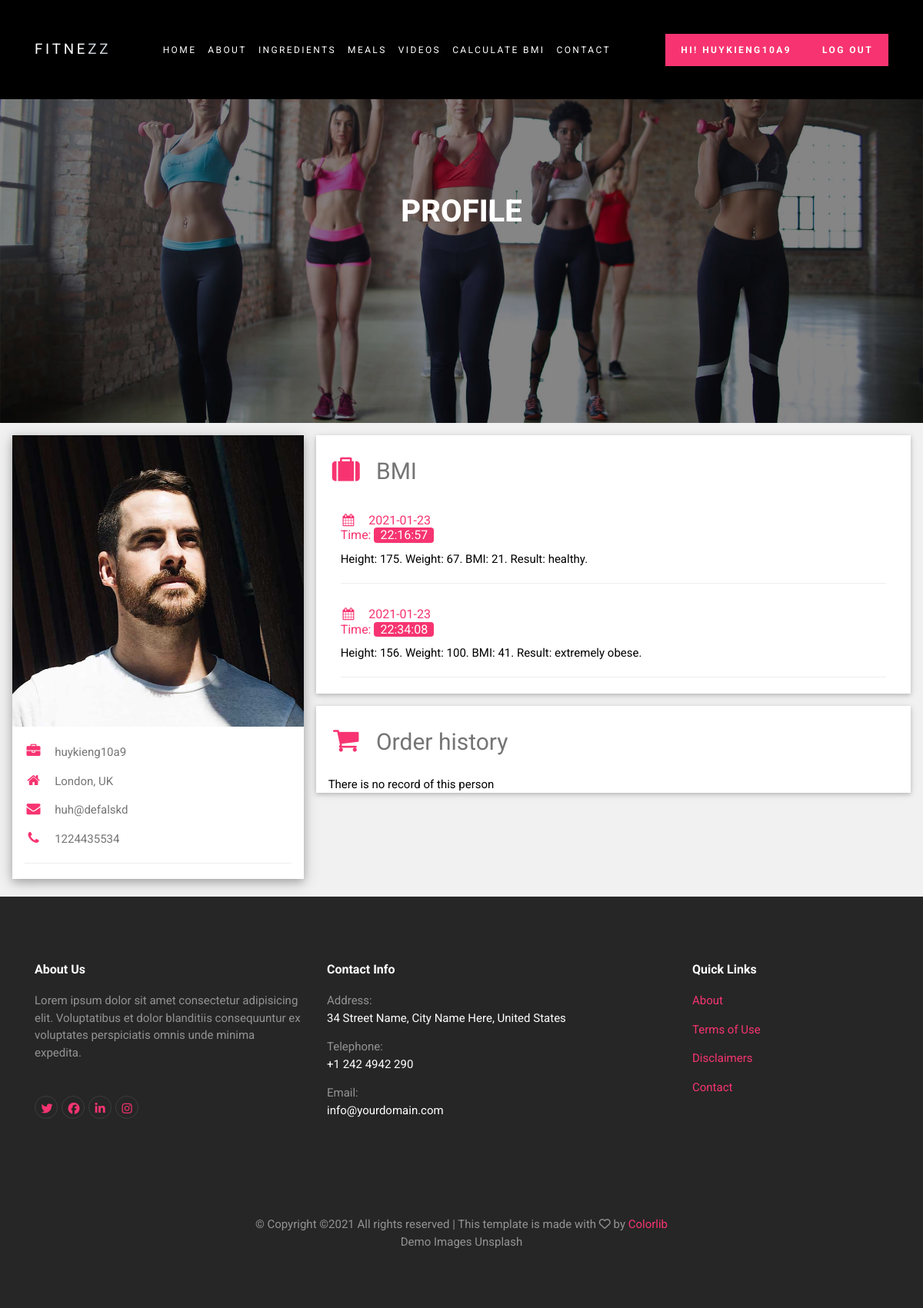
/profile.php (signed in), run on the app's committed database.
### tables this page shows
CREATE TABLE `ibm` (
  `idBMI` int(11) NOT NULL,
  `idUsers` int(11) DEFAULT NULL,
  `infoBMI` float DEFAULT NULL,
  `statusBMI` int(11) DEFAULT NULL,
  `dateBMI` date DEFAULT NULL,
  `timeBMI` time DEFAULT NULL,
  `height` int(11) DEFAULT NULL,
  `weight` int(11) DEFAULT NULL
);

### profile.php (the view, shortened to what this page needs)
<?php
require "header.php"
?>
    <section class="home-slider-loop-false  inner-page owl-carousel">
      <div class="slider-item" style="background-image: url('img/slider-1.jpg');">
        <div class="container">
          <div class="row slider-text align-items-center justify-content-center">
            <div class="col-md-8 text-center col-sm-12 element-animate">
              <h1>Profile</h1>
            </div>
          </div>
        </div>
      </div>
    </section>
    <link rel="stylesheet" href="css/w3.css">
<link rel="stylesheet" href="https://cdnjs.cloudflare.com/ajax/libs/font-awesome/4.7.0/css/font-awesome.min.css">
<body class="w3-light-grey">
<div class="w3-content w3-margin-top" style="max-width:1400px;">
  <div class="w3-row-padding">
    <div class="w3-third">
      <div class="w3-white w3-text-grey w3-card-4">
        <div class="w3-display-container">
          <img source="img/person_2.jpg"
          <?php if (isset($_SESSION['gender'])) {
                if ($_SESSION['gender']=='male') {
             echo 'src="img/person_2.jpg"';
          } else {
            echo 'src="img/person_1.jpg"';
          }
          }
          ?> style="width:100%" alt="Avatar">
        </div>
        <div class="w3-container">
          <br>
          <p><i class="fa fa-briefcase fa-fw w3-margin-right w3-large " style='color: #f73471'></i><?php if (isset($_SESSION['userUid'])) echo $_SESSION['userUid'];?></p>
          <p><i class="fa fa-home fa-fw w3-margin-right w3-large " style='color: #f73471'></i>London, UK</p>
          <p><i class="fa fa-envelope fa-fw w3-margin-right w3-large " style='color: #f73471'></i><?php if (isset($_SESSION['emailUsers'])) echo $_SESSION['emailUsers'];?></p>
          <p><i class="fa fa-phone fa-fw w3-margin-right w3-large " style='color: #f73471'></i>1224435534</p>
          <hr>
        </div>
      </div><br>
    </div>
    <div class="w3-twothird">
      <div class="w3-container w3-card w3-white w3-margin-bottom">
        <h2 class="w3-text-grey w3-padding-16"><i class="fa fa-suitcase fa-fw w3-margin-right w3-xxlarge w3-text-teal"></i><a href="BMI.php">BMI</a></h2>
        <?php
          require 'includes/db.inc.php';
          $sql = "SELECT * FROM ibm WHERE idUsers=".$_SESSION['userId'];
          $result = mysqli_query($conn, $sql);
          if (mysqli_num_rows($result) > 0) {
             while($row = mysqli_fetch_assoc($result)) {
              if ($row['infoBMI']<19) {
                $status='underweight';
                $r =1;
              }
              elseif ($row['infoBMI']<25) {
                $status='healthy';
              }
              elseif ($row['infoBMI']<30) {
                $status='overweight';
                $r =3;
              }
              elseif ($row['infoBMI']<40) {
                $status='obese';
                $r =4;
              }
              else {
                $status=' extremely obese';
              }
               echo '
                <div class="w3-container">
              <h5 class="w3-opacity"><b></b></h5>
              <h6 class="w3-text-teal"><i class="fa fa-calendar fa-fw w3-margin-right"></i>'.$row['dateBMI'].'<br>  Time: <span class="w3-tag w3-teal w3-round">'.$row['timeBMI'].'</span></h6>
              <p> Height: '.$row['height'].'. Weight: '.$row['weight'].'. BMI: '.$row['infoBMI'].'. Result: '.$status.'.</p>
              <hr>
            </div>
                ';
           }
          }else {
            echo 'There is no record of this person';
          }
         ?>
      </div>
    <div class="w3-container w3-card w3-white w3-margin-bottom">
      <h2 class="w3-text-grey w3-padding-16"><i class="fa fa-shopping-cart fa-fw w3-margin-right w3-xxlarge w3-text-teal"></i><a>Order history</a></h2>
      <?php
        require 'includes/db.inc.php';
        $sql = "SELECT * FROM orders WHERE user_id=".$_SESSION['userId'];
        $result = mysqli_query($conn, $sql);
        if (mysqli_num_rows($result) > 0) {
           while($row = mysqli_fetch_assoc($result)) {
            if ($row['status'] == 0) {
              $status='pending';
            }
            elseif ($row['status'] == 1) {
              $status='shipping';
            }
            elseif ($row['status'] == 2) {
              $status='finished';
            }
             echo '
            <div class="w3-container">
            <h5 class="w3-opacity"><b></b></h5>
            <h6 class="w3-text-teal"><i class="fa fa-calendar fa-fw w3-margin-right"></i>'.$row['date_order'].'<br>  Time: <span class="w3-tag w3-teal w3-round">'.$row['time_order'].'</span></h6>
            <p> Order ID: '.$row['order_id'].'. Address: '.$row['address'].'</p>
            <p> Phone: '.$row['phone_number'].'. Status of order: '.$status.'.</p>
            <p class="w3-text-teal"> Total: '.$row['total'].' VND.</p>
            <hr>
            </div>
              ';
         }
        }else {
          echo 'There is no record of this person';
        }
       ?>
    </div>
  </div>
  </div>
  <?php
    require "footer.php"
    ?>

### header.php (shortened to what this page needs)
<!doctype html>
<html lang="en">
  <head>
    <link rel="stylesheet" href="css/bootstrap.css">
    <link rel="stylesheet" href="css/animate.css">
    <link rel="stylesheet" href="css/owl.carousel.min.css">
    <link rel="stylesheet" href="css/magnific-popup.css">
    <link rel="stylesheet" href="fonts/ionicons/css/ionicons.min.css">
    <link rel="stylesheet" href="fonts/fontawesome/css/font-awesome.min.css">
    <link rel="stylesheet" href="css/newstyle.css">
  </head>
  <body>
    <header role="banner" style="background-color: black; position: fixed;">
      <nav class="navbar navbar-expand-md navbar-dark bg-dark">
        <div class="container">
          <a class="navbar-brand" href="index.php">Fitne<span>zz</span></a>
          <div class="collapse navbar-collapse" id="navbarsExample05">
            <ul class="navbar-nav mr-auto pl-lg-5 pl-0">
              <li class="nav-item">
                <a class="nav-link active" href="index.php">Home</a>
              </li>
              <li class="nav-item">
                <a class="nav-link" href="about.php">About</a>
              </li>
              <?php if (isset($_SESSION['userUid']) == true) {
                  echo '<li class="nav-item">
                  <a class="nav-link" href="recipes.php">Ingredients</a>
                </li>
                <li class="nav-item">
                  <a class="nav-link" href="meals.php">Meals</a>
                </li>
                <li class="nav-item">
                  <a class="nav-link" href="video.php">Videos</a>
                </li>
                <li class="nav-item">
                  <a class="nav-link" href="BMI.php">Calculate BMI</a>
                </li>';
                } ?>
              <li class="nav-item">
                <a class="nav-link" href="contact.php">Contact</a>
              </li>
            </ul>
            <ul class="navbar-nav ml-auto">
              <?php
                if (isset($_SESSION['userUid']) == true) {
                  echo '<li class="nav-item cta-btn">
                          <a class="nav-link" href="profile.php">Hi! '.$_SESSION["userUid"].'</a>
                        </li>
                        <li class="nav-item cta-btn">
                          <a class="nav-link" href="includes/logout.inc.php">Log out</a>
                        </li>';
                }
               ?>
            </ul>
          </div>
        </div>
      </nav>
    </header>

### footer.php (shortened to what this page needs)
    <footer class="site-footer" role="contentinfo">
      <div class="container">
        <div class="row mb-5">
          <div class="col-md-4 mb-5">
            <h3>About Us</h3>
            <p class="mb-5">Lorem ipsum dolor sit amet consectetur adipisicing elit. Voluptatibus et dolor blanditiis consequuntur ex voluptates perspiciatis omnis unde minima expedita.</p>
            <ul class="list-unstyled footer-link d-flex footer-social">
              <li><a href="#" class="p-2"><span class="fa fa-twitter"></span></a></li>
              <li><a href="#" class="p-2"><span class="fa fa-facebook"></span></a></li>
              <li><a href="#" class="p-2"><span class="fa fa-linkedin"></span></a></li>
              <li><a href="#" class="p-2"><span class="fa fa-instagram"></span></a></li>
            </ul>
          </div>
          <div class="col-md-5 mb-5">
            <h3>Contact Info</h3>
            <ul class="list-unstyled footer-link">
              <li class="d-block">
                <span class="d-block">Address:</span>
                <span class="text-white">34 Street Name, City Name Here, United States</span></li>
              <li class="d-block"><span class="d-block">Telephone:</span><span class="text-white">+1 242 4942 290</span></li>
              <li class="d-block"><span class="d-block">Email:</span><span class="text-white">info@yourdomain.com</span></li>
            </ul>
          </div>
          <div class="col-md-3 mb-5">
            <h3>Quick Links</h3>
            <ul class="list-unstyled footer-link">
              <li><a href="#">About</a></li>
              <li><a href="#">Terms of Use</a></li>
              <li><a href="#">Disclaimers</a></li>
              <li><a href="#">Contact</a></li>
            </ul>
          </div>
          <div class="col-md-3">
          </div>
        </div>
        <div class="row">
          <div class="col-12 text-md-center text-left">
            <p>&copy;
Copyright &copy;<script>document.write(new Date().getFullYear());</script> All rights reserved | This template is made with <i class="fa fa-heart-o" aria-hidden="true"></i> by <a href="https://colorlib.com" target="_blank">Colorlib</a>
 <br> Demo Images Unsplash</p>
          </div>
        </div>
      </div>
    </footer>
  </body>
</html>

### css/newstyle.css (style rules this page uses)
html { overflow-x: hidden; }
body { background: #fff; font-family: "Open Sans", Arial, sans-serif; font-weight: 400; font-size: 15px; line-height: 1.8; color: #868e96; }
a { -webkit-transition: .3s all ease; -o-transition: .3s all ease; transition: .3s all ease; text-decoration: none; }
h1, h2, h3, h4, h5 { color: #000; }
header { position: absolute; top: 0; left: 0; width: 100%; z-index: 5; padding: 0px 0; }
@media (min-width: 768px) { header { padding: 30px 0; } }
header .navbar-brand { text-transform: uppercase; letter-spacing: .2em; font-weight: 400; }
header .navbar-brand span { color: #f73471; }
@media (min-width: 768px) { header .navbar-brand span { color: #ced4da; } }
header .navbar { background: black !important; padding-top: .5rem; padding-bottom: .5rem; }
@media (min-width: 768px) { header .navbar { padding-top: 0; padding-bottom: 0; background: none !important; position: relative; } }
header .navbar .nav-link { padding: 1.7rem 1rem; outline: none !important; font-size: 12px; text-transform: uppercase; letter-spacing: .2em; color: white !important; }
header .navbar .nav-link.active { color: #fff; }
header .navbar .cta-btn a { background: #f73471; color: #fff !important; text-transform: uppercase; padding: 15px 20px !important; line-height: 1; font-weight: bold; -webkit-transition: .3s all ease; -o-transition: .3s all ease; transition: .3s all ease; }
.owl-carousel.home-slider, .owl-carousel.home-slider-loop-false { z-index: 1; position: relative; }
.owl-carousel.home-slider .slider-item, .owl-carousel.home-slider-loop-false .slider-item { background-size: cover; background-repeat: no-repeat; background-position: center center; height: calc(100vh); min-height: 700px; position: relative; }
.owl-carousel.home-slider .slider-item:before, .owl-carousel.home-slider-loop-false .slider-item:before { position: absolute; top: 0; left: 0; right: 0; bottom: 0; background: rgba(0, 0, 0, 0.2); content: ""; }
.owl-carousel.home-slider .slider-item .slider-text, .owl-carousel.home-slider-loop-false .slider-item .slider-text { color: #fff; height: calc(100vh); min-height: 700px; }
.owl-carousel.home-slider .slider-item .slider-text h1, .owl-carousel.home-slider-loop-false .slider-item .slider-text h1 { font-size: 40px; color: #fff; line-height: 1.2; font-weight: 800 !important; text-transform: uppercase; }
.owl-carousel.home-slider.inner-page .slider-item, .owl-carousel.home-slider-loop-false.inner-page .slider-item { height: calc(50vh - 117px); min-height: 550px; }
.owl-carousel.home-slider.inner-page .slider-item .slider-text, .owl-carousel.home-slider-loop-false.inner-page .slider-item .slider-text { color: #fff; height: calc(50vh - 117px); min-height: 550px; }
.site-footer { padding: 5em 0; background: #262626; color: rgba(255, 255, 255, 0.5); }
.site-footer p:last-child { margin-bottom: 0; }
.site-footer a { color: #f73471; border-bottom: 1px solid transparent; }
.site-footer h3 { font-size: 16px; margin-bottom: 20px; font-weight: bold; color: #fff; }
.site-footer .footer-link li { line-height: 1.5; margin-bottom: 15px; }
.footer-social a { line-height: 0; border-radius: 50%; margin: 0 5px 5px 0; border: 1px solid rgba(255, 255, 255, 0.1); width: 30px; height: 30px; text-align: center; display: inline-block; }
.element-animate { opacity: 0; visibility: hidden; }

### profile.php (style rules this page uses)
html,body,h1,h2,h3,h4,h5,h6 { font-family: "Roboto", sans-serif }

### data on the page
ibm: dateBMI "2021-01-23", timeBMI "22:16:57", height "175", weight "67", infoBMI "21", infoBMI "healthy"
ibm: dateBMI "2021-01-23", timeBMI "22:34:08", height "156", weight "100", infoBMI "41", infoBMI "extremely obese"

### other printed values
$_SESSION["userUid"] "HUYKIENG10A9"
$_SESSION['userUid'] "huykieng10a9"
$_SESSION['emailUsers'] "huh@defalskd"
